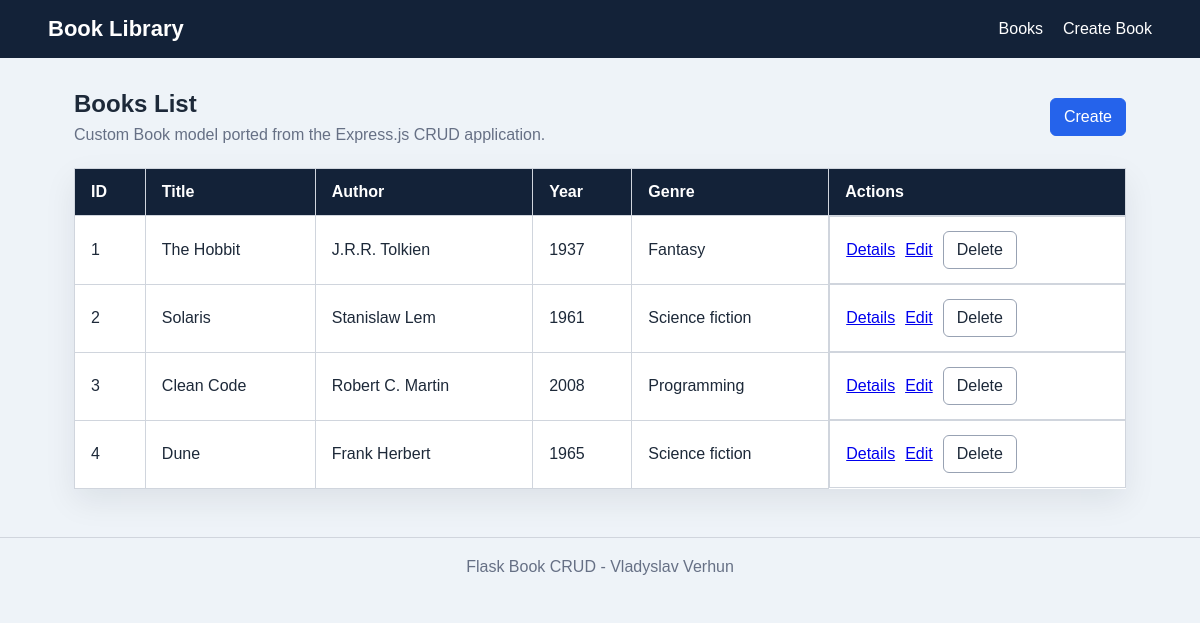
/books, run on the app's committed database.
### tables this page shows
CREATE TABLE books (
            id INTEGER PRIMARY KEY AUTOINCREMENT,
            title TEXT NOT NULL,
            author TEXT NOT NULL,
            published_year INTEGER NOT NULL,
            genre TEXT NOT NULL
        );

### app.py (the view)
@app.route("/books")
def books_list():
    conn = get_db_connection()
    books = conn.execute("SELECT * FROM books ORDER BY id").fetchall()
    conn.close()
    return render_template("books/list.html", books=books)

### app.py (called while the page is built)
def get_db_connection():
    conn = sqlite3.connect(DATABASE)
    conn.row_factory = sqlite3.Row
    return conn

### templates/books/list.html (shortened to what this page needs)
{% extends "base.html" %}
{% block content %}
    <section class="page-heading">
        <div>
            <h1>Books List</h1>
            <p>Custom Book model ported from the Express.js CRUD application.</p>
        </div>
        <a class="button primary" href="/books/create">Create</a>
    </section>
    <table>
        <thead>
        <tr>
            <th>ID</th>
            <th>Title</th>
            <th>Author</th>
            <th>Year</th>
            <th>Genre</th>
            <th>Actions</th>
        </tr>
        </thead>
        <tbody>
        {% for book in books %}
            <tr>
                <td>{{ book.id }}</td>
                <td>{{ book.title }}</td>
                <td>{{ book.author }}</td>
                <td>{{ book.published_year }}</td>
                <td>{{ book.genre }}</td>
                <td class="actions">
                    <a href="/books/{{ book.id }}">Details</a>
                    <a href="/books/{{ book.id }}/edit">Edit</a>
                    <form action="/books/{{ book.id }}/delete" method="post">
                        <button type="submit">Delete</button>
                    </form>
                </td>
            </tr>
        {% endfor %}
        </tbody>
    </table>
{% endblock %}

### templates/base.html (shortened to what this page needs)
<!DOCTYPE html>
<html lang="pl">
<head>
</head>
<body>
    <nav>
        <a class="brand" href="/books">Book Library</a>
        <div class="nav-links">
            <a href="/books">Books</a>
            <a href="/books/create">Create Book</a>
        </div>
    </nav>
    <main>
        {% block content %}
        {% endblock %}
    </main>
    <footer>Flask Book CRUD - Vladyslav Verhun</footer>
</body>
</html>

### templates/base.html (style rules this page uses)
* { box-sizing: border-box; }
body { margin: 0; background: #eef3f8; color: #1d2939; font-family: Arial, Helvetica, sans-serif; }
nav { display: flex; align-items: center; justify-content: space-between; padding: 16px 48px; background: #132238; color: #ffffff; }
nav a { color: #ffffff; text-decoration: none; }
.brand { font-size: 22px; font-weight: 700; }
.nav-links { display: flex; gap: 20px; }
main { max-width: 1100px; margin: 32px auto; padding: 0 24px; }
.page-heading { display: flex; align-items: center; justify-content: space-between; gap: 24px; margin-bottom: 24px; }
h1 { margin: 0 0 8px; }
p { margin: 0; color: #667085; }
table { width: 100%; border-collapse: collapse; background: #ffffff; box-shadow: 0 12px 30px rgba(16, 24, 40, 0.08); }
th, td { padding: 14px 16px; border: 1px solid #d0d5dd; text-align: left; }
th { background: #132238; color: #ffffff; }
.actions { display: flex; align-items: center; gap: 10px; }
.actions form { margin: 0; }
.button, button { display: inline-block; border: 1px solid #98a2b3; border-radius: 6px; background: #ffffff; color: #1d2939; padding: 9px 13px; font: inherit; text-decoration: none; cursor: pointer; }
.primary { border-color: #2563eb; background: #2563eb; color: #ffffff; }
footer { margin-top: 48px; padding: 20px; border-top: 1px solid #d0d5dd; color: #667085; text-align: center; }

### data on the page
books: id "1", title "The Hobbit", author "J.R.R. Tolkien", published_year "1937", genre "Fantasy"
books: id "2", title "Solaris", author "Stanislaw Lem", published_year "1961", genre "Science fiction"
books: id "3", title "Clean Code", author "Robert C. Martin", published_year "2008", genre "Programming"
books: id "4", title "Dune", author "Frank Herbert", published_year "1965", genre "Science fiction"
